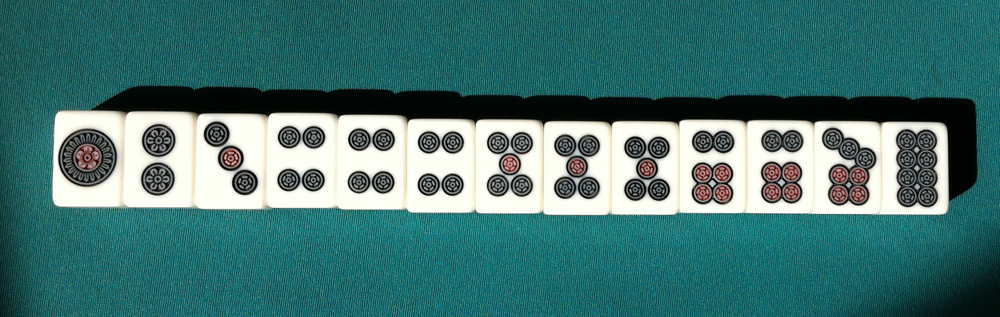
#> input picture data/2.jpg, 1000 x 317 px
$ python cut-line.py data/2.jpg   (Python 2 division)
#> lines starting #> are read from the running program, lines starting #| are printed output that depends on the picture
#!/usr/bin/env python2
# -*- coding: UTF-8 -*-
# File: cut-line.py
# Author: Yuxin Wu <ppwwyyxx@gmail.com>

import cv2
import sys
im = cv2.imread(sys.argv[1])
#> im is the input picture: shape (317, 1000, 3); mean B, G, R 116.1, 118.1, 69.9

# [4 lines of commented-out code are left out]

step = im.shape[1] / 9
#> step = 111
width = im.shape[1] / 9
#> width = 111

import os
import shutil
try:
    shutil.rmtree('tmp')
    os.mkdir('tmp')
except:
    pass

left = 0
right = width
#> right = 111
while True:
    subim = im[:,left:right,:]
    name = "tmp/{:03d}.png".format(left)

    cv2.imwrite(name, subim)
    left += step
    right += step
    if right >= im.shape[1]:
        break
#> this loop made 9 passes
#> pass 1, `subim = im[:,left:right,:]`:
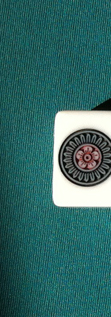
#> subim: shape (317, 111, 3); mean B, G, R 102.8, 105, 52.2
#> pass 2, `subim = im[:,left:right,:]`:
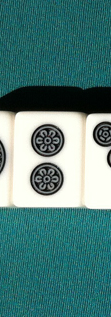
#> subim: shape (317, 111, 3); mean B, G, R 124.8, 127.6, 82.7
#> pass 3, `subim = im[:,left:right,:]`:
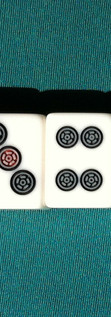
#> subim: shape (317, 111, 3); mean B, G, R 123.1, 125.4, 79.7
#> after the loop, left = 999; right = 1110

$ run again, on data/5.jpg
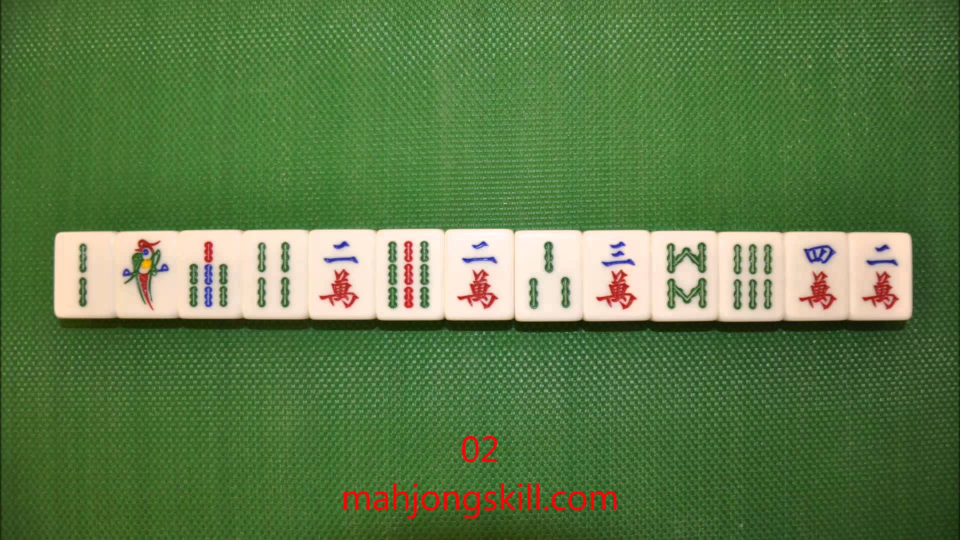
#> input picture data/5.jpg, 1920 x 1080 px (shown at 1/2 size)
#> im is the input picture: shape (1080, 1920, 3); mean B, G, R 70.1, 121.3, 90.8
#> the loop `while True:` made 9 passes
#> pass 1, `subim = im[:,left:right,:]`:
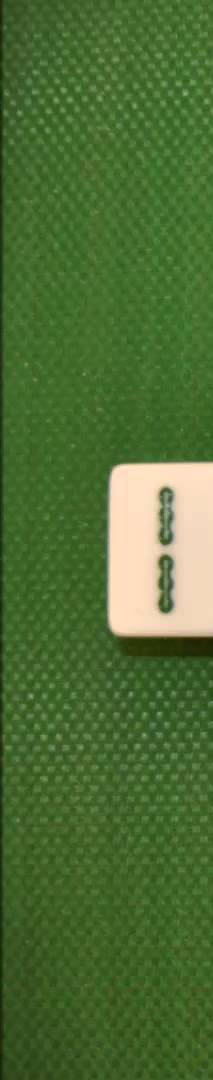
#> subim: shape (1080, 213, 3); mean B, G, R 52.6, 109.7, 77.8
#> pass 3, `subim = im[:,left:right,:]`:
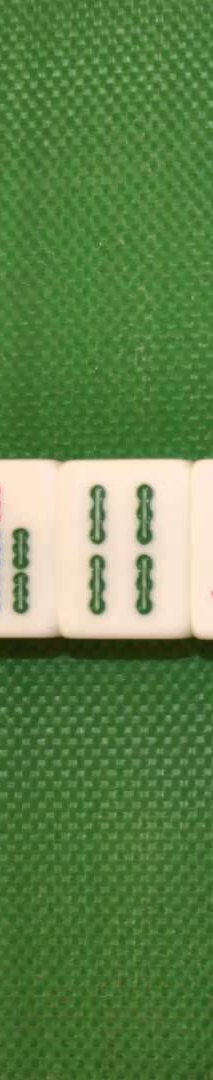
#> subim: shape (1080, 213, 3); mean B, G, R 75.2, 131.2, 96.3
#> after the loop `while True:`: left = 1917; right = 2130

$ run again, on data/6.jpg
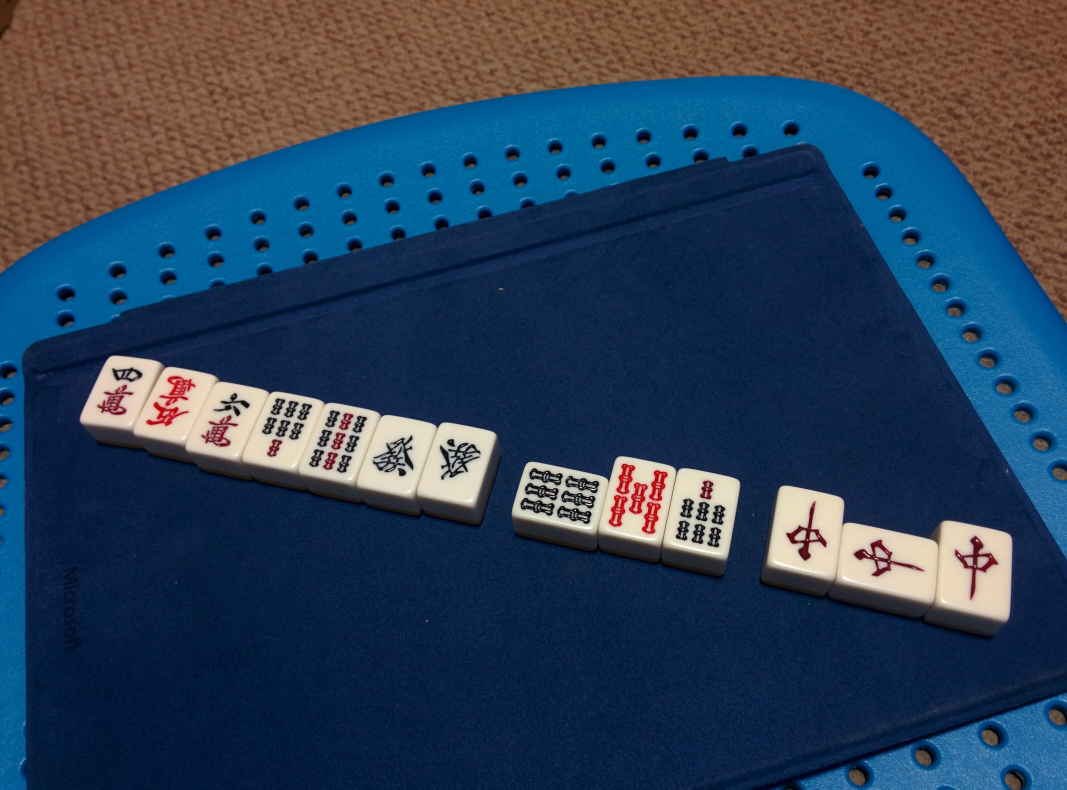
#> input picture data/6.jpg, 3200 x 2368 px (shown at 1/3 size)
#> im is the input picture: shape (2368, 3200, 3); mean B, G, R 86.5, 64.1, 44.6
#> the loop `while True:` made 9 passes
#> pass 1, `subim = im[:,left:right,:]`:
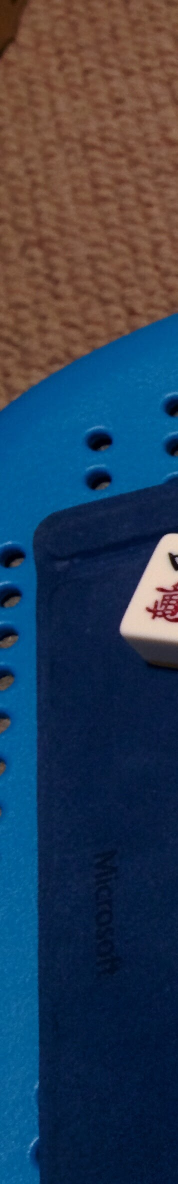
#> subim: shape (2368, 355, 3) (shown at 1/2 size); mean B, G, R 82.3, 60.7, 43.5
#> pass 3, `subim = im[:,left:right,:]`:
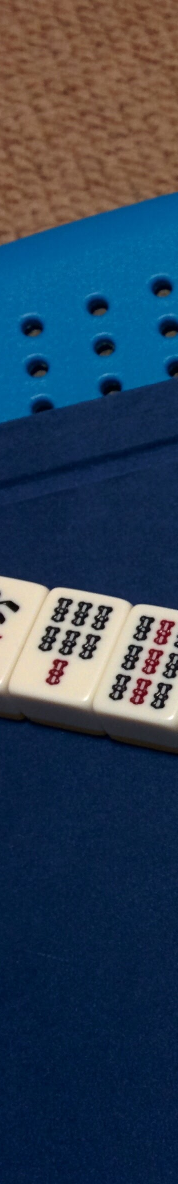
#> subim: shape (2368, 355, 3) (shown at 1/2 size); mean B, G, R 85.3, 64.9, 46.7
#> after the loop `while True:`: left = 3195; right = 3550

$ run again, on data/1.png
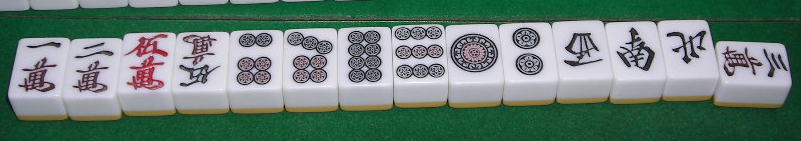
#> input picture data/1.png, 801 x 141 px
#> im is the input picture: shape (141, 801, 3); mean B, G, R 117.5, 127, 104.5
#> the loop `while True:` made 8 passes
#> pass 1, `subim = im[:,left:right,:]`:
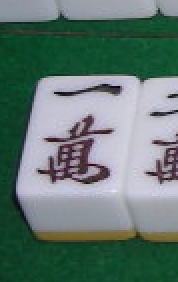
#> subim: shape (141, 89, 3) (shown 2 times larger); mean B, G, R 113.6, 119.8, 98.6
#> pass 3, `subim = im[:,left:right,:]`:
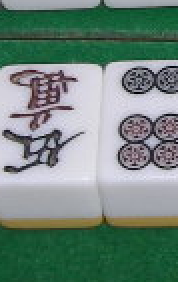
#> subim: shape (141, 89, 3) (shown 2 times larger); mean B, G, R 124.2, 133.3, 112
#> after the loop `while True:`: left = 712; right = 801
